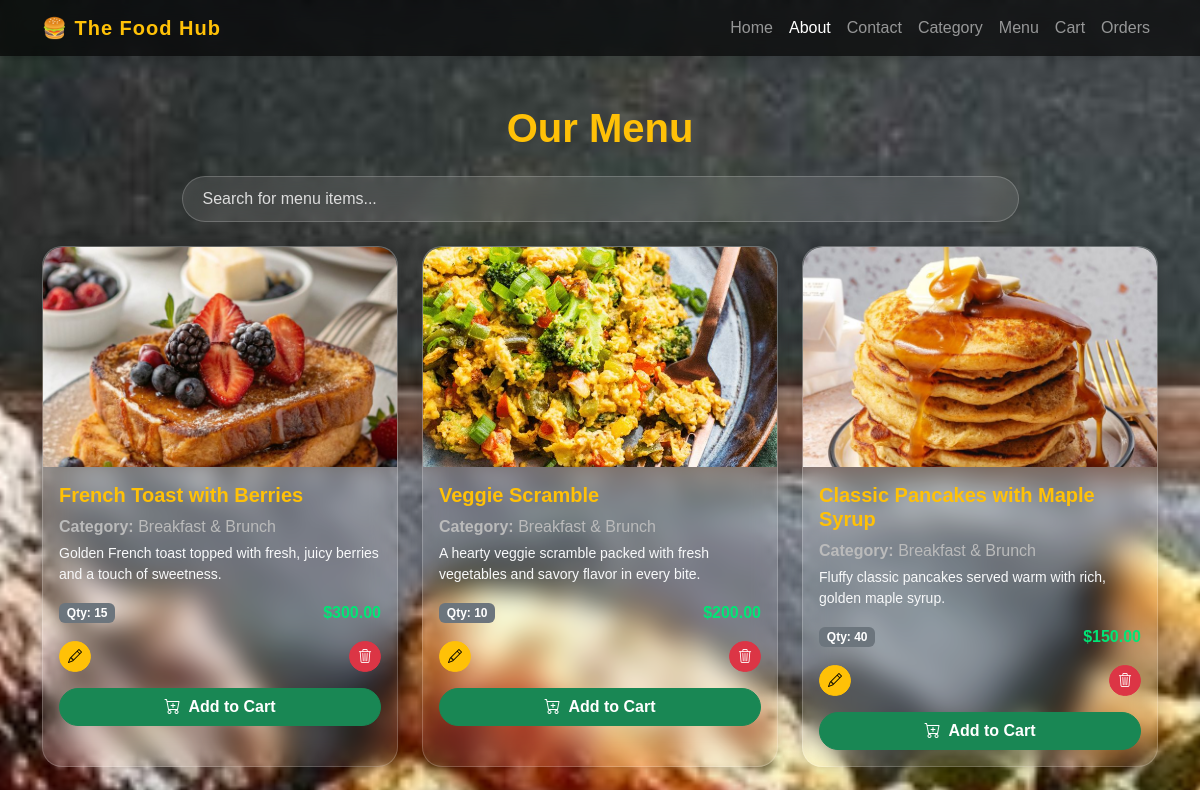
The app's page /menu/ (upper part), older data.
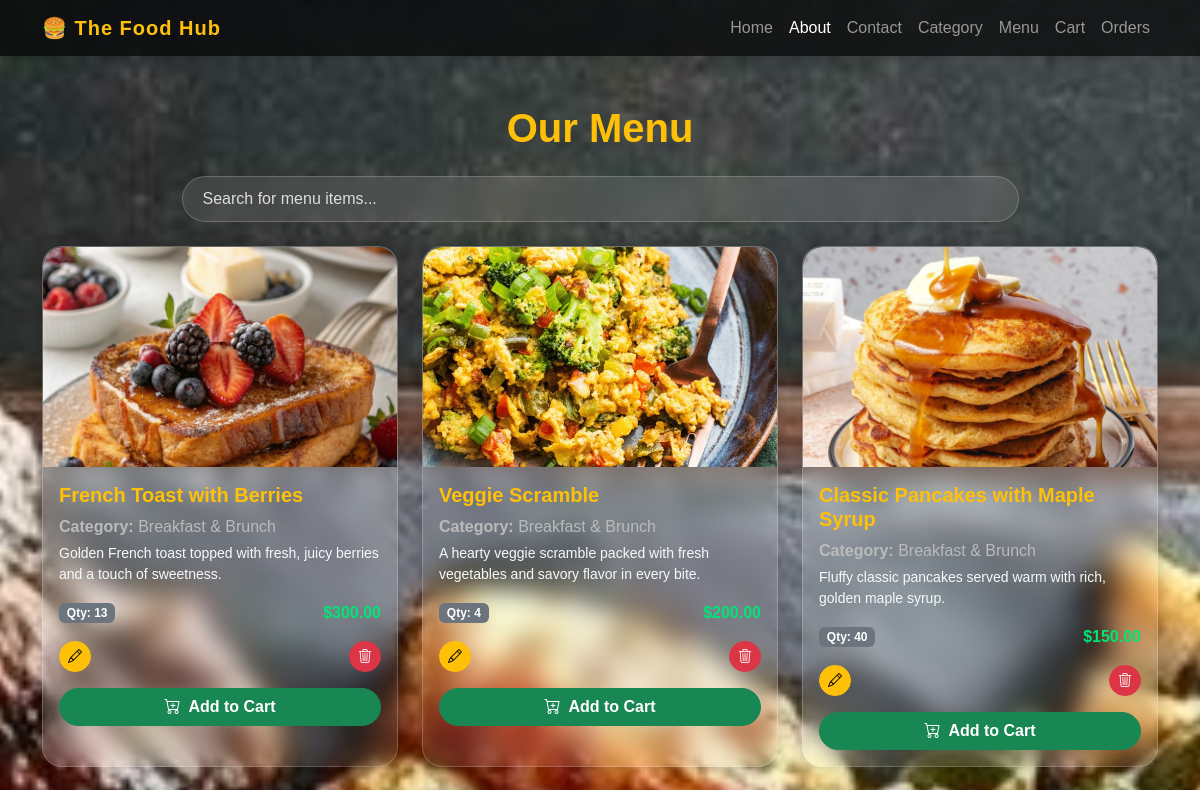
The same page, newer data.
### menu/models.py (models this page shows, shortened)
class Menu(models.Model):
    name = models.CharField(max_length=255, unique=True)
    description = models.TextField(blank=True, null=True)
    quantity = models.PositiveIntegerField(default=0)
    image = models.ImageField(upload_to='menu_images', blank=True, null=True)
    price = models.DecimalField(max_digits=8, decimal_places=2, default=0.00)
    category = models.ForeignKey('category.Category', on_delete=models.CASCADE, related_name='menu_items')

### category/models.py (models this page shows, shortened)
class Category(models.Model):
    name = models.CharField(max_length=255, unique=True)
    slug = models.SlugField(unique=True, blank=True)
    description = models.TextField(blank=True, null=True)
    quantity = models.PositiveIntegerField(default=0)
    image = models.ImageField(upload_to='category_images', blank=True, null=True)
    created_at = models.DateTimeField(auto_now_add=True)

### menu/views.py (the view)
# urls.py: path('menu/', views.menu_list, name='menu_list'),
def menu_list(request):
    menus = Menu.objects.all()
    return render(request, 'menu/menu_list.html', {'menus': menus})

### menu/templates/menu/menu_list.html (shortened to what this page needs)
{% load static %}
<!DOCTYPE html>
<html lang="en">
<head>
  <link href="https://cdn.jsdelivr.net/npm/bootstrap@5.3.3/dist/css/bootstrap.min.css" rel="stylesheet">
  <link href="https://cdn.jsdelivr.net/npm/bootstrap-icons@1.11.3/font/bootstrap-icons.css" rel="stylesheet">
</head>
<body>
  <nav class="navbar navbar-expand-lg navbar-dark sticky-top shadow-sm">
    <div class="container">
      <a class="navbar-brand fw-bold" href="{% url 'home' %}">
        🍔 The Food Hub
      </a>
      <div class="collapse navbar-collapse" id="navbarNav">
        <ul class="navbar-nav ms-auto align-items-center">
          <li class="nav-item"><a class="nav-link" href="{% url 'home' %}">Home</a></li>
          <li class="nav-item"><a class="nav-link active" href="{% url 'about' %}">About</a></li>
          <li class="nav-item"><a class="nav-link" href="{% url 'contact' %}">Contact</a></li>
          <li class="nav-item"><a class="nav-link" href="{% url 'category_list' %}">Category</a></li>
          <li class="nav-item"><a class="nav-link" href="{% url 'menu_list' %}">Menu</a></li>
          <li class="nav-item"><a class="nav-link" href="{% url 'view_cart' %}">Cart</a></li>
          <li class="nav-item"><a class="nav-link" href="{% url 'order_list' %}">Orders</a></li>
        </ul>
      </div>
    </div>
  </nav>
  <div class="container my-5">
    <h1 class="text-center mb-4 text-warning fw-bold">Our Menu</h1>
    {% if menus %}
      <div class="search-box mb-4 text-center">
        <input type="text" id="searchInput" class="form-control d-inline-block w-75" placeholder="Search for menu items...">
      </div>
      <div class="row g-4" id="menu-container">
        {% for item in menus %}
        <div class="col-md-6 col-lg-4 menu-item"
             data-category="{{ item.category.name|slugify }}"
             data-name="{{ item.name|lower }}"
             data-description="{{ item.description|default:''|lower }}">
          <div class="card menu-card h-100">
            {% if item.image %}
              <img src="{{ item.image.url }}" alt="{{ item.name }}" class="menu-img">
            {% else %}
              <img src="{% static 'images/no-image.jpg' %}" alt="No image" class="menu-img">
            {% endif %}
            <div class="card-body">
              <h5 class="card-title">{{ item.name }}</h5>
              <p class="text-muted mb-1"><strong>Category:</strong> {{ item.category.name }}</p>
              <p class="text-light small">{{ item.description|default:"No description available." }}</p>
              <div class="d-flex justify-content-between align-items-center mt-3">
                <span class="badge bg-secondary">Qty: {{ item.quantity }}</span>
                <span class="price">${{ item.price }}</span>
              </div>
              <div class="d-flex justify-content-between mt-3">
                <a href="{% url 'update_menu_item' item.id %}" class="btn btn-warning btn-sm">
                  <i class="bi bi-pencil"></i>
                </a>
                <a href="{% url 'delete_menu_item' item.id %}" class="btn btn-danger btn-sm">
                  <i class="bi bi-trash3"></i>
                </a>
              </div>
              <form method="post" action="{% url 'add_to_cart' item.id %}" class="mt-3">
                <button type="submit" class="btn btn-success btn-cart">
                  <i class="bi bi-cart-plus me-2"></i>Add to Cart
                </button>
              </form>
            </div>
          </div>
        </div>
        {% endfor %}
      </div>
    {% else %}
      <p class="text-center text-light mt-5">No menu items available.</p>
    {% endif %}
  </div>
</body>
</html>

Row changes from the older to the newer data that the page shows:
changed Menu "French Toast with Berries": quantity "15" → "13"
changed Menu "Veggie Scramble": quantity "10" → "4"
